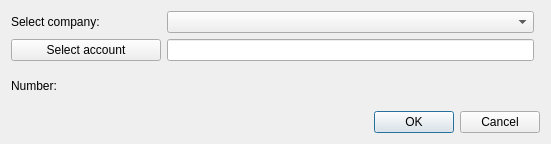
<?xml version="1.0" encoding="UTF-8"?>
<ui version="4.0">
 <class>CreateCompanyAccount</class>
 <widget class="QDialog" name="CreateCompanyAccount">
  <property name="geometry">
   <rect>
    <x>0</x>
    <y>0</y>
    <width>551</width>
    <height>144</height>
   </rect>
  </property>
  <property name="sizePolicy">
   <sizepolicy hsizetype="Fixed" vsizetype="Fixed">
    <horstretch>0</horstretch>
    <verstretch>0</verstretch>
   </sizepolicy>
  </property>
  <property name="windowTitle">
   <string>Create company-account relation</string>
  </property>
  <property name="locale">
   <locale language="English" country="UnitedStates"/>
  </property>
  <property name="modal">
   <bool>false</bool>
  </property>
  <layout class="QGridLayout" name="gridLayout">
   <property name="leftMargin">
    <number>11</number>
   </property>
   <property name="topMargin">
    <number>11</number>
   </property>
   <property name="rightMargin">
    <number>11</number>
   </property>
   <property name="bottomMargin">
    <number>11</number>
   </property>
   <item row="2" column="0">
    <widget class="QLabel" name="numberLb">
     <property name="minimumSize">
      <size>
       <width>0</width>
       <height>0</height>
      </size>
     </property>
     <property name="maximumSize">
      <size>
       <width>16777215</width>
       <height>16777215</height>
      </size>
     </property>
     <property name="text">
      <string>Number:</string>
     </property>
    </widget>
   </item>
   <item row="1" column="2">
    <widget class="QLineEdit" name="accountEdit">
     <property name="readOnly">
      <bool>true</bool>
     </property>
    </widget>
   </item>
   <item row="0" column="0" colspan="2">
    <widget class="QLabel" name="companyLb">
     <property name="text">
      <string>Select company:</string>
     </property>
    </widget>
   </item>
   <item row="3" column="0" colspan="4">
    <layout class="QHBoxLayout" name="horizontalLayout">
     <item>
      <spacer name="horizontalSpacer">
       <property name="orientation">
        <enum>Qt::Horizontal</enum>
       </property>
       <property name="sizeHint" stdset="0">
        <size>
         <width>40</width>
         <height>20</height>
        </size>
       </property>
      </spacer>
     </item>
     <item>
      <widget class="QPushButton" name="okBtn">
       <property name="text">
        <string>OK</string>
       </property>
      </widget>
     </item>
     <item>
      <widget class="QPushButton" name="cancelBtn">
       <property name="text">
        <string>Cancel</string>
       </property>
      </widget>
     </item>
    </layout>
   </item>
   <item row="0" column="2">
    <widget class="QComboBox" name="companyCmb"/>
   </item>
   <item row="1" column="0" colspan="2">
    <widget class="QPushButton" name="accountBtn">
     <property name="minimumSize">
      <size>
       <width>150</width>
       <height>0</height>
      </size>
     </property>
     <property name="text">
      <string>Select account</string>
     </property>
    </widget>
   </item>
   <item row="2" column="1" colspan="2">
    <widget class="QLabel" name="numberPh">
     <property name="minimumSize">
      <size>
       <width>100</width>
       <height>0</height>
      </size>
     </property>
     <property name="font">
      <font>
       <family>Times New Roman</family>
       <pointsize>12</pointsize>
       <weight>75</weight>
       <italic>true</italic>
       <bold>true</bold>
      </font>
     </property>
     <property name="text">
      <string/>
     </property>
    </widget>
   </item>
  </layout>
 </widget>
 <tabstops>
  <tabstop>okBtn</tabstop>
  <tabstop>cancelBtn</tabstop>
 </tabstops>
 <resources/>
 <connections/>
</ui>
